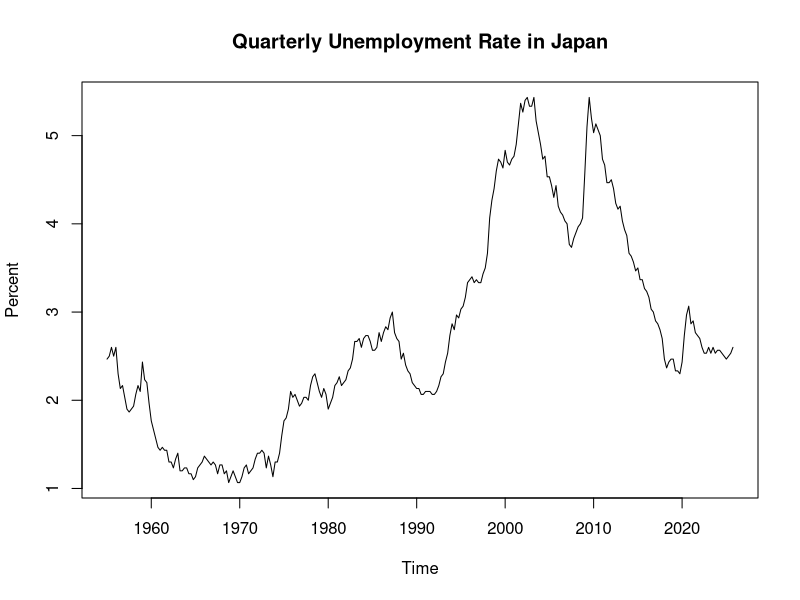
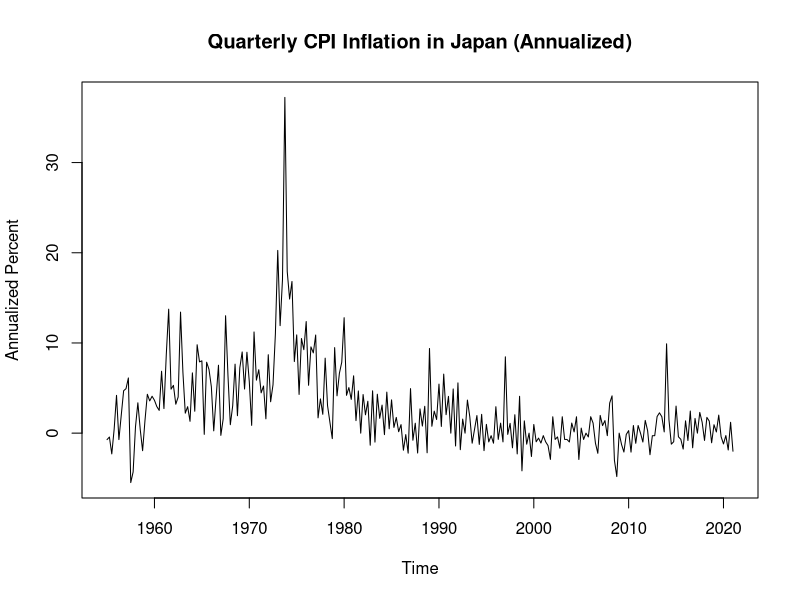
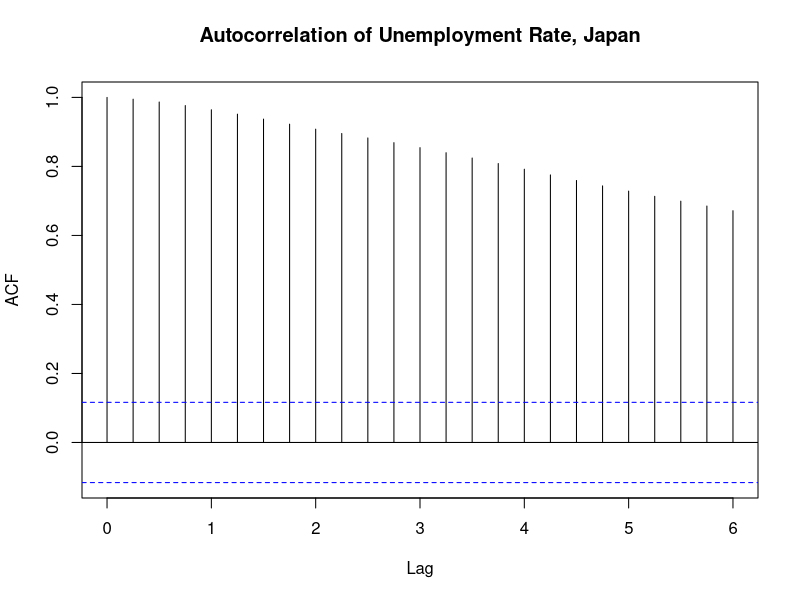
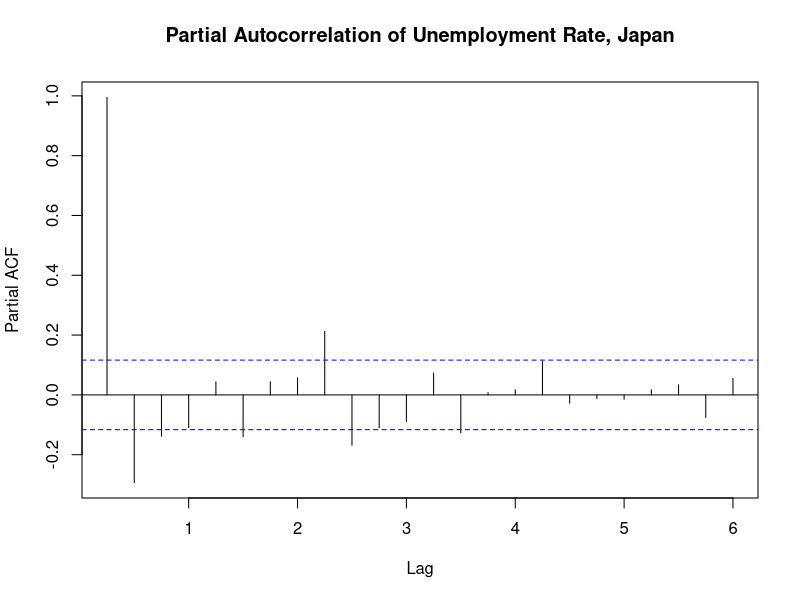
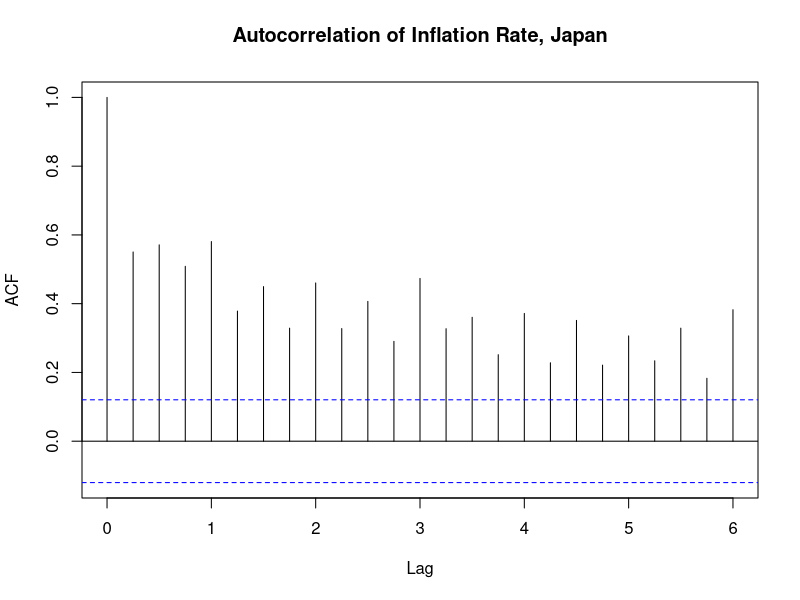
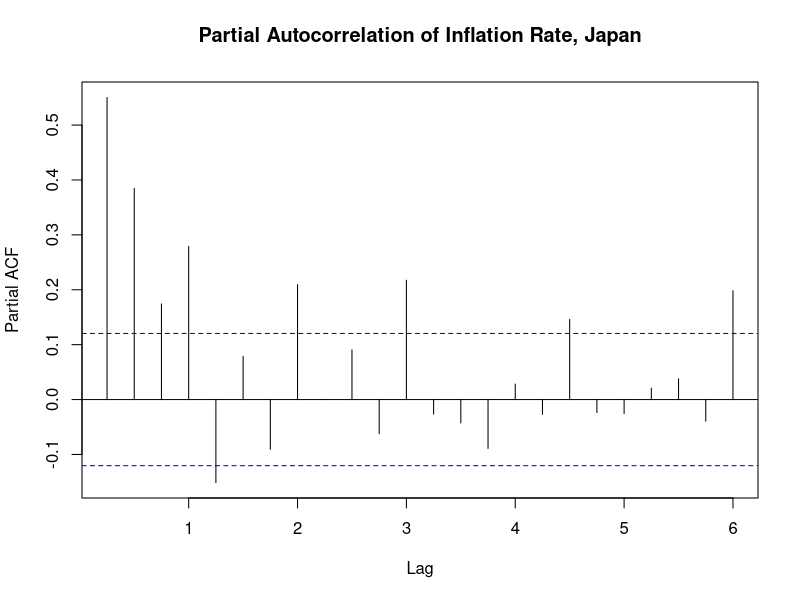
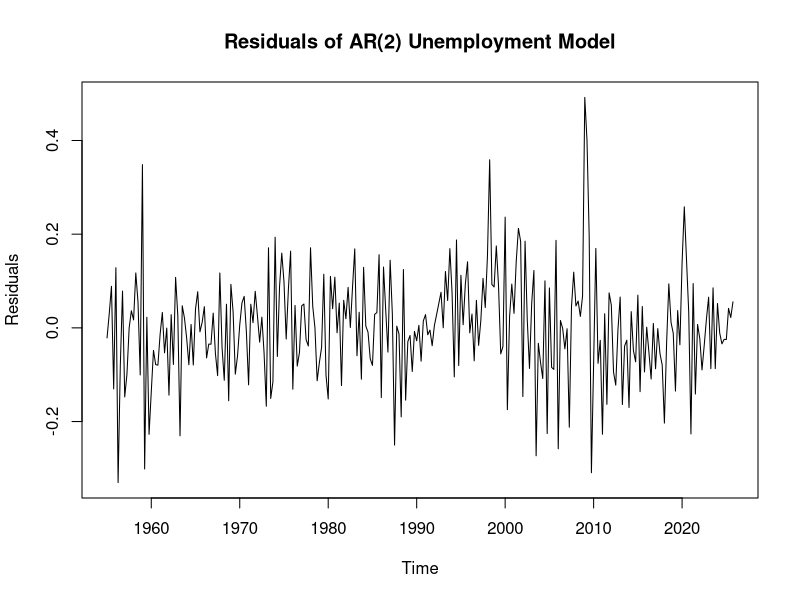
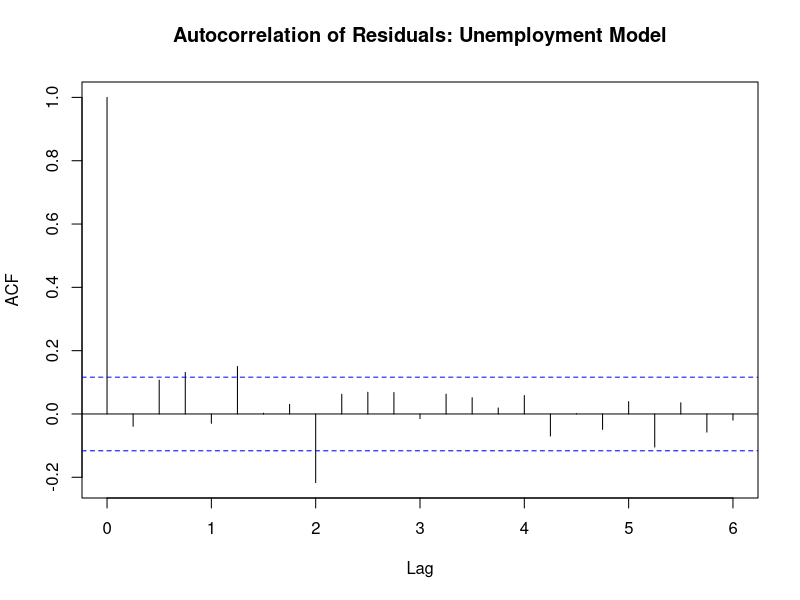

Write R code to recreate these figures, in order.
## ---- chunk 1
knitr::opts_chunk$set(echo = FALSE, warning = FALSE, message = FALSE)

library(knitr)
library(forecast)
library(sandwich)
library(lmtest)
library(tseries)
## ---- chunk 2
setwd("C:/Users/coleg/OneDrive - UC San Diego/Spring 2026 Courses/Econ 112/Writing Assignment 1/data")

unemployment_data <- read.table("japan_unemployment_data.csv", header = T, sep = ',')
inflation_data <- read.table("japan_inflation_data.csv", header = T, sep = ',')

unemployment <- ts(unemployment_data[,2],start=1955,frequency=4)
inflation <- ts(inflation_data[,2],start=1955,frequency=4)

inflation <- 4*inflation
## ---- chunk 3
kable(data.frame(
  Min = min(unemployment),
  Q1 = quantile(unemployment, 0.25),
  Median = median(unemployment),
  Mean = mean(unemployment),
  Q3 = quantile(unemployment, 0.75),
  Max = max(unemployment)
), digits = 2, caption = "Summary Statistics: Unemployment Rate")
## ---- chunk 4
plot(unemployment,
     main = "Quarterly Unemployment Rate in Japan",
     xlab = "Time",
     ylab = "Percent",
     type = "l")
## ---- chunk 5
kable(data.frame(
  Min = min(inflation),
  Q1 = quantile(inflation, 0.25),
  Median = median(inflation),
  Mean = mean(inflation),
  Q3 = quantile(inflation, 0.75),
  Max = max(inflation)
), digits = 2, caption = "Summary Statistics: Inflation Rate")
## ---- chunk 6
plot(inflation,
     main = "Quarterly CPI Inflation in Japan (Annualized)",
     xlab = "Time",
     ylab = "Annualized Percent",
     type = "l")
## ---- chunk 7
acf(unemployment,main="Autocorrelation of Unemployment Rate, Japan")
pacf(unemployment,main="Partial Autocorrelation of Unemployment Rate, Japan")
## ---- chunk 8
acf(inflation,main="Autocorrelation of Inflation Rate, Japan")
pacf(inflation,main="Partial Autocorrelation of Inflation Rate, Japan")
## ---- chunk 9
U_AR1 <- arima(unemployment, order = c(1,0,0))
U_AR2 <- arima(unemployment, order = c(2,0,0))
U_ARMA11 <- arima(unemployment, order = c(1,0,1))
U_ARMA21 <- arima(unemployment, order = c(2,0,1))
U_ARMA12 <- arima(unemployment, order = c(1,0,2))

I_AR1 <- arima(inflation, order = c(1,0,0))
I_AR2 <- arima(inflation, order = c(2,0,0))
I_ARMA11 <- arima(inflation, order = c(1,0,1))
I_ARMA21 <- arima(inflation, order = c(2,0,1))
I_ARMA12 <- arima(inflation, order = c(1,0,2))
## ---- chunk 10
kable(AIC(U_AR1, U_AR2, U_ARMA11, U_ARMA21, U_ARMA12),
      caption = "AIC: Unemployment Models")

kable(BIC(U_AR1, U_AR2, U_ARMA11, U_ARMA21, U_ARMA12),
      caption = "BIC: Unemployment Models")

kable(AIC(I_AR1, I_AR2, I_ARMA11, I_ARMA21, I_ARMA12),
      caption = "AIC: Inflation Models")

kable(BIC(I_AR1, I_AR2, I_ARMA11, I_ARMA21, I_ARMA12),
      caption = "BIC: Inflation Models")
## ---- chunk 11
U_best <- U_AR2
I_best <- I_ARMA11

kable(round(data.frame(
  Estimate = coef(U_best),
  Std_Error = sqrt(diag(U_best$var.coef))
), 4), caption = "AR(2) Model Estimates for Unemployment")

kable(round(data.frame(
  Estimate = coef(I_best),
  Std_Error = sqrt(diag(I_best$var.coef))
), 4), caption = "ARMA(1,1) Model Estimates for Inflation")
## ---- chunk 12
u_res <- residuals(U_best)
i_res <- residuals(I_best)

plot(u_res,
     main = "Residuals of AR(2) Unemployment Model",
     xlab = "Time",
     ylab = "Residuals",
     type = "l")

acf(u_res, main = "Autocorrelation of Residuals: Unemployment Model")

plot(i_res,
     main = "Residuals of ARMA(1,1) Inflation Model",
     xlab = "Time",
     ylab = "Residuals",
     type = "l")

acf(i_res, main = "Autocorrelation of Residuals: Inflation Model")
